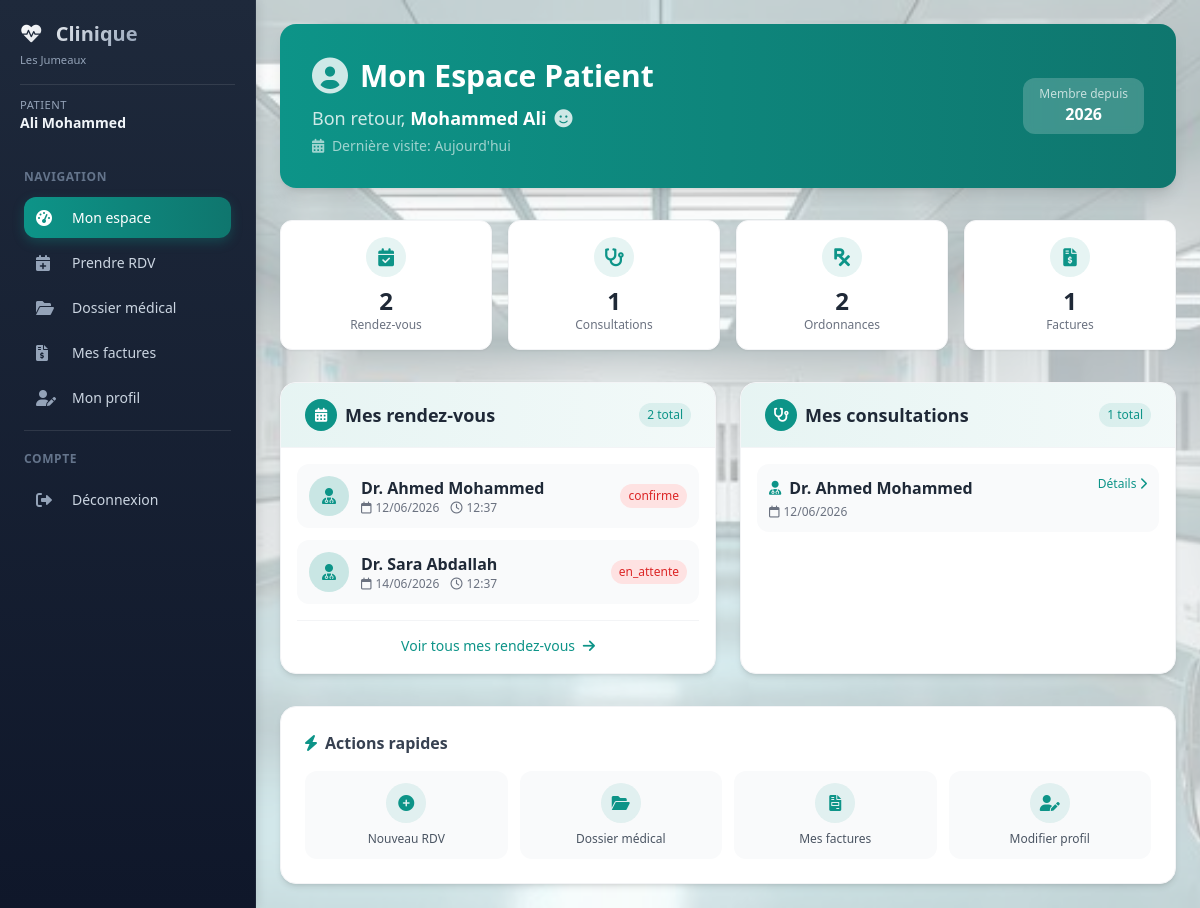
Page /patient/dashboard (signed in) on the earlier database version.
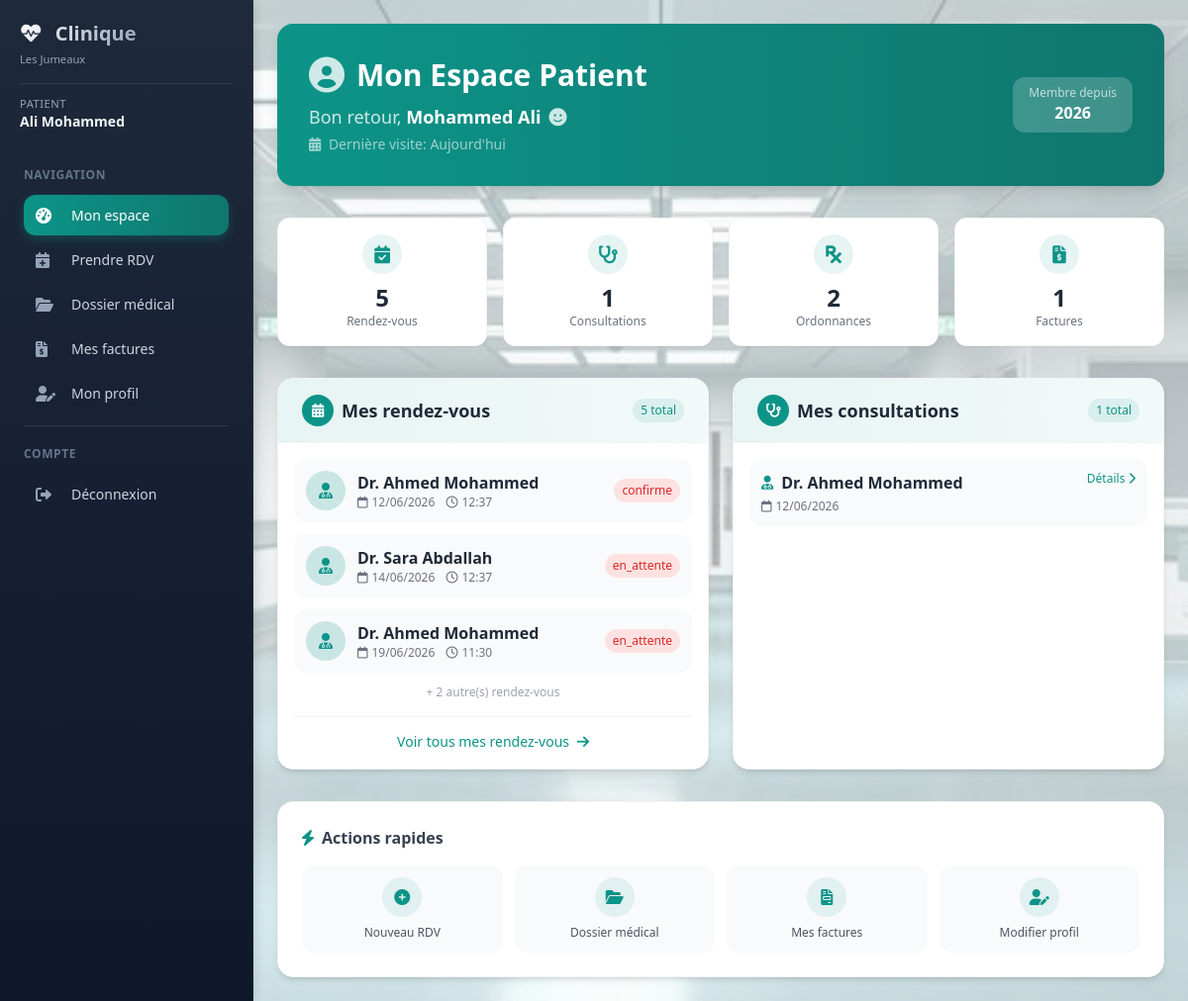
Same page on the later database version.
### models/database.py (models this page shows)
class RendezVous(db.Model):
    __tablename__ = 'rendezvous'
    id = db.Column(db.Integer, primary_key=True)
    patient_id = db.Column(db.Integer, db.ForeignKey('patients.id'), nullable=False)
    medecin_id = db.Column(db.Integer, db.ForeignKey('medecins.id'), nullable=False)
    date_rendezvous = db.Column(db.DateTime, nullable=False)
    duree = db.Column(db.Integer, default=30)
    motif = db.Column(db.Text)
    statut = db.Column(db.String(20), default='en_attente')
    created_at = db.Column(db.DateTime, default=datetime.utcnow)
    patient = db.relationship('Patient', back_populates='rendezvous', foreign_keys=[patient_id])
    medecin = db.relationship('Medecin', back_populates='rendezvous', foreign_keys=[medecin_id])

class Medecin(db.Model):
    __tablename__ = 'medecins'
    id = db.Column(db.Integer, primary_key=True)
    nom = db.Column(db.String(100), nullable=False)
    specialite = db.Column(db.String(100), nullable=False)
    email = db.Column(db.String(120))
    telephone = db.Column(db.String(20))
    adresse_cabinet = db.Column(db.Text)
    numero_ordre = db.Column(db.String(50))
    created_at = db.Column(db.DateTime, default=datetime.utcnow)
    rendezvous = db.relationship('RendezVous', back_populates='medecin', lazy='dynamic')
    consultations = db.relationship('Consultation', back_populates='medecin', lazy='dynamic')
    ordonnances = db.relationship('Ordonnance', back_populates='medecin', lazy='dynamic')

class Consultation(db.Model):
    __tablename__ = 'consultations'
    id = db.Column(db.Integer, primary_key=True)
    patient_id = db.Column(db.Integer, db.ForeignKey('patients.id'), nullable=False)
    medecin_id = db.Column(db.Integer, db.ForeignKey('medecins.id'), nullable=False)
    date = db.Column(db.DateTime, nullable=False)
    diagnostic = db.Column(db.Text)
    prescription = db.Column(db.Text)
    notes = db.Column(db.Text)
    created_at = db.Column(db.DateTime, default=datetime.utcnow)
    patient = db.relationship('Patient', back_populates='consultations', foreign_keys=[patient_id])
    medecin = db.relationship('Medecin', back_populates='consultations', foreign_keys=[medecin_id])

### models/patient.py (the view)
@patient_bp.route('/dashboard')
@patient_required
def dashboard():
    patient = get_current_patient()
    if not patient:
        return render_template('error.html', message="Profil patient non trouvé")
    user = Utilisateur.query.get(session['user_id'])
    if user:
        session['nom'] = user.nom
        session['prenom'] = user.prenom
    rendezvous = RendezVous.query.filter_by(patient_id=patient.id).order_by(RendezVous.date_rendezvous).limit(5).all()
    consultations = Consultation.query.filter_by(patient_id=patient.id).order_by(Consultation.date.desc()).limit(5).all()
    ordonnances = Ordonnance.query.filter_by(patient_id=patient.id).order_by(Ordonnance.date.desc()).limit(5).all()
    factures = Facture.query.filter_by(patient_id=patient.id).order_by(Facture.date.desc()).limit(5).all()
    return render_template('patient/dashboard.html',
                         patient=patient,
                         rendezvous=rendezvous,
                         consultations=consultations,
                         ordonnances=ordonnances,
                         factures=factures)

### models/patient.py (called while the page is built)
def patient_required(f):
    @wraps(f)
    def decorated_function(*args, **kwargs):
        if 'user_id' not in session:
            return redirect(url_for('auth.login'))
        if session.get('role') != 'patient':
            return render_template('error.html', message="Accès non autorisé"), 403
        return f(*args, **kwargs)
    return decorated_function

def get_current_patient():
    user = Utilisateur.query.get(session['user_id'])
    return Patient.query.filter_by(user_id=user.id).first() if user else None

### templates/patient/dashboard.html (shortened to what the changed rows need)
{% extends "base_dashboard.html" %}
{% block content %}
<div class="space-y-8">
    <div class="bg-gradient-to-r from-primary to-primary-dark rounded-2xl shadow-lg p-6 md:p-8 text-white">
        <div class="flex flex-col md:flex-row justify-between items-start md:items-center">
            <div>
                <div class="flex items-center gap-3 mb-2">
                    <h1 class="text-2xl md:text-3xl font-bold">Mon Espace Patient</h1>
                </div>
            </div>
        </div>
    </div>
    <div class="grid grid-cols-2 md:grid-cols-4 gap-4">
        <div class="bg-white rounded-xl shadow-sm p-4 text-center border border-gray-100 hover:shadow-md transition">
            <div class="w-10 h-10 bg-primary/10 rounded-full flex items-center justify-center mx-auto mb-2">
                <i class="fas fa-calendar-check text-primary text-lg"></i>
            </div>
            <p class="text-2xl font-bold text-gray-800">{{ rendezvous|length }}</p>
            <p class="text-xs text-gray-500">Rendez-vous</p>
        </div>
    </div>
    <div class="grid grid-cols-1 lg:grid-cols-2 gap-6">
        <div class="bg-white rounded-2xl shadow-md overflow-hidden border border-gray-100 hover:shadow-lg transition">
            <div class="bg-gradient-to-r from-primary/10 to-primary/5 px-6 py-4 border-b border-gray-100">
                <div class="flex justify-between items-center">
                    <div class="flex items-center gap-2">
                        <div class="w-8 h-8 bg-primary rounded-lg flex items-center justify-center">
                        </div>
                        <h2 class="text-lg font-semibold text-gray-800">Mes rendez-vous</h2>
                    </div>
                    <span class="bg-primary/10 text-primary text-xs px-2 py-1 rounded-full">
                        {{ rendezvous|length }} total
                    </span>
                </div>
            </div>
            <div class="p-4">
                {% if rendezvous %}
                    <div class="space-y-3">
                        {% for rdv in rendezvous[:3] %}
                        <div class="flex items-center justify-between p-3 bg-gray-50 rounded-xl hover:bg-gray-100 transition">
                            <div class="flex items-center gap-3">
                                <div class="w-10 h-10 bg-primary/20 rounded-full flex items-center justify-center">
                                    <i class="fas fa-user-md text-primary"></i>
                                </div>
                                <div>
                                    <p class="font-semibold text-gray-800">Dr. {{ rdv.medecin.nom }} {{ rdv.medecin.prenom }}</p>
                                    <p class="text-xs text-gray-500">
                                        <i class="far fa-calendar mr-1"></i>{{ rdv.date_rendezvous.strftime('%d/%m/%Y') if rdv.date_rendezvous else '-' }}
                                        <i class="far fa-clock ml-2 mr-1"></i>{{ rdv.date_rendezvous.strftime('%H:%M') if rdv.date_rendezvous else '-' }}
                                    </p>
                                </div>
                            </div>
                            <span class="text-xs px-2 py-1 rounded-full
                                {% if rdv.statut == 'confirmé' %}bg-green-100 text-green-600
                                {% elif rdv.statut == 'en attente' %}bg-yellow-100 text-yellow-600
                                {% else %}bg-red-100 text-red-600{% endif %}">
                                {{ rdv.statut|default('confirmé') }}
                            </span>
                        </div>
                        {% endfor %}
                        {% if rendezvous|length > 3 %}
                            <p class="text-center text-xs text-gray-400 mt-2">
                                + {{ rendezvous|length - 3 }} autre(s) rendez-vous
                            </p>
                        {% endif %}
                    </div>
                {% endif %}
            </div>
        </div>
        <div class="bg-white rounded-2xl shadow-md overflow-hidden border border-gray-100 hover:shadow-lg transition">
            <div class="bg-gradient-to-r from-primary/10 to-primary/5 px-6 py-4 border-b border-gray-100">
                <div class="flex justify-between items-center">
                    <div class="flex items-center gap-2">
                        <h2 class="text-lg font-semibold text-gray-800">Mes consultations</h2>
                    </div>
                </div>
            </div>
            <div class="p-4">
                {% if consultations %}
                    <div class="space-y-3">
                        {% for c in consultations[:3] %}
                        <div class="p-3 bg-gray-50 rounded-xl">
                            <div class="flex items-start justify-between">
                                <div>
                                    <div class="flex items-center gap-2">
                                        <i class="fas fa-user-md text-primary text-sm"></i>
                                        <p class="font-semibold text-gray-800">Dr. {{ c.medecin.nom }} {{ c.medecin.prenom }}</p>
                                    </div>
                                    <p class="text-xs text-gray-500 mt-1">
                                        <i class="far fa-calendar mr-1"></i>{{ c.date.strftime('%d/%m/%Y') if c.date else '-' }}
                                    </p>
                                </div>
                                <a href="/patient/consultation/{{ c.id }}" class="text-primary text-xs hover:underline">
                                    Détails <i class="fas fa-chevron-right"></i>
                                </a>
                            </div>
                        </div>
                        {% endfor %}
                    </div>
                {% endif %}
            </div>
        </div>
    </div>
</div>
{% endblock %}

Differences in the rows shown:
added RendezVous: medecin.nom "Ahmed Mohammed", date_rendezvous "19/06/2026", date_rendezvous "11:30", statut "en_attente"
Other differences:
{{ rendezvous|length }}: "2" → "5"
{{ rendezvous|length - 3 }}: (not shown) → "2"
text now shown: "+ autre(s) rendez-vous"
